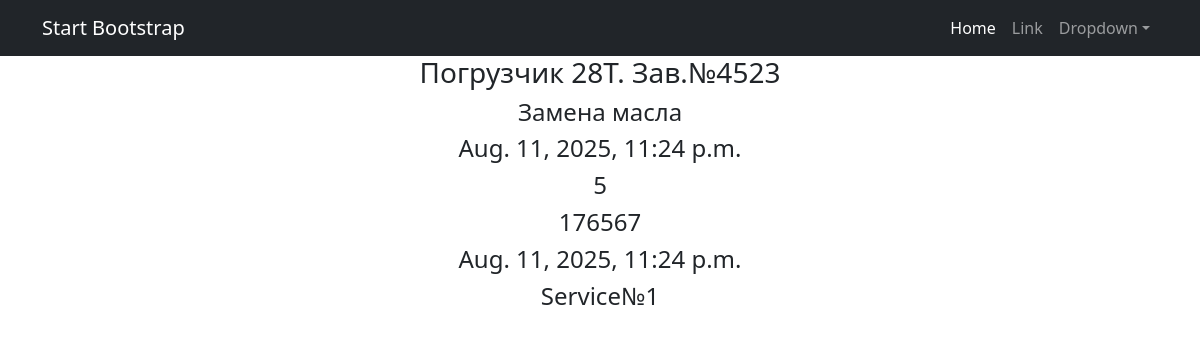
/TO/1, run on an earlier commit of the app's database.
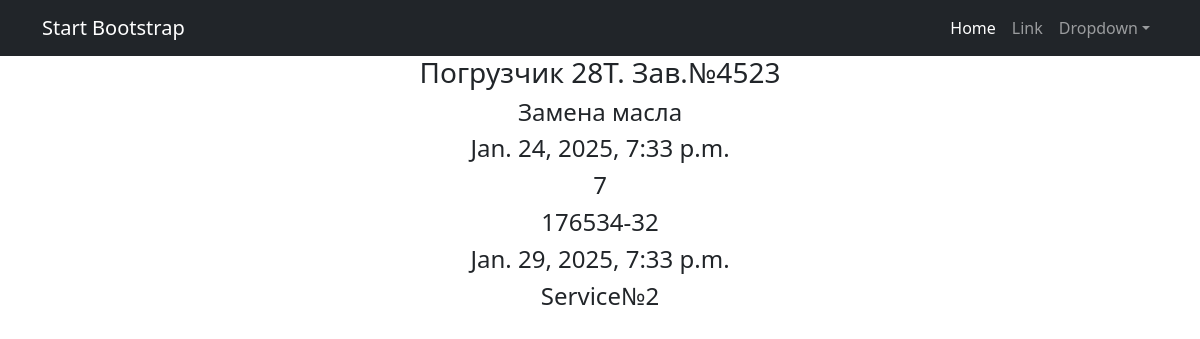
And on a later commit of the database.
### serviceBook/models.py (models this page shows, shortened)
class TO(models.Model):
    machine = models.ForeignKey(
        Machine,
        on_delete=models.CASCADE,
    )
    typeTO = models.ForeignKey(
        Manual,
        limit_choices_to={'nameClass': 'TTO'},
        on_delete=models.CASCADE,
        related_name='typeTO')
    dateTO = models.DateTimeField(default=datetime.today)
    runTime = models.IntegerField(default=0)
    numberOrder = models.CharField(max_length=50, default=1)
    dateOrder = models.DateTimeField(default=datetime.today)
    serviceTO = models.ForeignKey(Service, on_delete=models.CASCADE, related_name='serviceTO', default=1)

class Service(models.Model):
    name = models.CharField(max_length=20)
    descriptions = models.TextField()
    def __str__(self):
        return f'{self.name}'

class Machine(models.Model):
    zavNumberMachine = models.CharField(max_length=20, unique=True)
    modelMachine = models.ForeignKey(
        Manual,
        on_delete=models.CASCADE,
        limit_choices_to={'nameClass': 'MMC'},
        related_name='modelMachine')
    modelMotor = models.ForeignKey(
        Manual,
        on_delete=models.CASCADE,
        limit_choices_to={'nameClass': 'MMT'},
        related_name='modelMotor')
    zavNumberMotor = models.CharField(max_length=20)
    modelTransmission = models.ForeignKey(
        Manual,
        on_delete=models.CASCADE,
        limit_choices_to={'nameClass': 'MT'},
        related_name='modelTransmission')
    zavNumberTransmission = models.CharField(max_length=20)
    modelDriveAxile = models.ForeignKey(
        Manual,
        on_delete=models.CASCADE,
        limit_choices_to={'nameClass': 'MDA'},
        related_name='modelDriveAxile')
    zavNumberDA = models.CharField(max_length=20)
    modelControllAxile = models.ForeignKey(
        Manual,
        on_delete=models.CASCADE,
        limit_choices_to={'nameClass': 'MCA'},
        related_name='modelControllAxile')
    zavNumberCA = models.CharField(max_length=20)
    deliveryContract = models.CharField(max_length=50)
    shipDate = models.DateTimeField(default=datetime.today)
    recipient = models.CharField(max_length=100)
    deliveryAddress = models.CharField(max_length=150)
    package = models.TextField(blank=True)
    client = models.CharField(max_length=150)
    serviceCompany = models.ForeignKey(Service, on_delete=models.CASCADE, related_name='serviceCompany')
    def __str__(self):
        return f'{self.modelMachine}. Зав.№{self.zavNumberMachine}'

class Manual(models.Model):
    modelMachine = 'MMC'
    modelMotor = 'MMT'
    modelTransmission = 'MT'
    modelDriveAxile = 'MDA'
    modelControllAxile = 'MCA'
    typeTO = 'TTO'
    failureNode = 'FND'
    wayToRecover = 'WTR'
    CHOICES = [
        (modelMachine, 'Модель техники'),
        (modelMotor, 'Модель двигателя'),
        (modelTransmission, 'Модель трансмиссии'),
        (modelDriveAxile, 'Модель ведущего моста'),
        (modelControllAxile, 'Модель управляемого моста'),
        (typeTO, 'Вид ТО'),
        (failureNode, 'Узел отказа'),
        (wayToRecover, 'Способ восстановления'),
    ]
    nameClass = models.CharField(max_length=3, choices=CHOICES, default=modelMachine)
    name = models.CharField(max_length=100)
    descriptions = models.TextField()
    def __str__(self):
        return f'{self.name}'

### serviceBook/views.py (the view)
# urls.py: path('TO/<int:pk>', OneTODetail.as_view(), name='TO_detail'),
class OneTODetail(DetailView):
    queryset = TO.objects.all()
    template_name = 'one_TO.html'
    context_object_name = 'TO'

### templates/one_TO.html (shortened to what this page needs)
{% extends 'flatpages/default.html' %}
{% block content %}
    <h3>{{ TO.machine }}</h3>
    <h4>{{ TO.typeTO }}</h4>
    <h4>{{ TO.dateTO }}</h4>
    <h4>{{ TO.runTime }}</h4>
    <h4>{{ TO.numberOrder }}</h4>
    <h4>{{ TO.dateOrder }}</h4>
    <h4>{{ TO.serviceTO }}</h4>
{% endblock content %}

What changed in the data, as far as the page shows it:
changed TO "Погрузчик 28T. Зав.№4523": dateTO "Aug. 11, 2025, 11:24 p.m." → "Jan. 24, 2025, 7:33 p.m."; runTime "5" → "7"; numberOrder "176567" → "176534-32"; dateOrder "Aug. 11, 2025, 11:24 p.m." → "Jan. 29, 2025, 7:33 p.m."; serviceTO "Service№1" → "Service№2"
